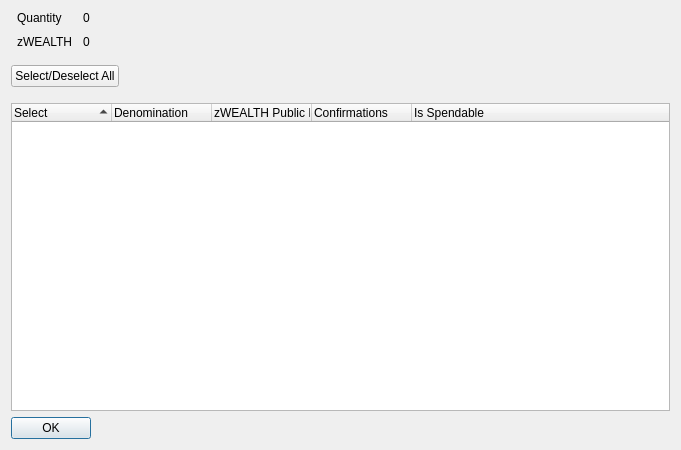
<?xml version="1.0" encoding="UTF-8"?>
<ui version="4.0">
 <class>ZAEXControlDialog</class>
 <widget class="QDialog" name="ZAEXControlDialog">
  <property name="geometry">
   <rect>
    <x>0</x>
    <y>0</y>
    <width>681</width>
    <height>450</height>
   </rect>
  </property>
  <property name="minimumSize">
   <size>
    <width>681</width>
    <height>450</height>
   </size>
  </property>
  <property name="windowTitle">
   <string>Select zWEALTH to Spend</string>
  </property>
  <layout class="QVBoxLayout" name="verticalLayout" stretch="0,0,0,0">
   <item>
    <layout class="QHBoxLayout" name="horizontalLayout" stretch="0,0">
     <property name="spacing">
      <number>-1</number>
     </property>
     <property name="bottomMargin">
      <number>10</number>
     </property>
     <item>
      <layout class="QFormLayout" name="formLayout">
       <property name="horizontalSpacing">
        <number>10</number>
       </property>
       <property name="verticalSpacing">
        <number>10</number>
       </property>
       <property name="leftMargin">
        <number>6</number>
       </property>
       <property name="rightMargin">
        <number>6</number>
       </property>
       <item row="0" column="0">
        <widget class="QLabel" name="labelQuantity">
         <property name="text">
          <string>Quantity</string>
         </property>
        </widget>
       </item>
       <item row="0" column="1">
        <widget class="QLabel" name="labelQuantity_int">
         <property name="text">
          <string>0</string>
         </property>
        </widget>
       </item>
       <item row="1" column="0">
        <widget class="QLabel" name="labelZAEX">
         <property name="text">
          <string>zWEALTH</string>
         </property>
        </widget>
       </item>
       <item row="1" column="1">
        <widget class="QLabel" name="labelZAEX_int">
         <property name="text">
          <string>0</string>
         </property>
        </widget>
       </item>
      </layout>
     </item>
     <item>
      <spacer name="horizontalSpacer_2">
       <property name="orientation">
        <enum>Qt::Horizontal</enum>
       </property>
       <property name="sizeHint" stdset="0">
        <size>
         <width>40</width>
         <height>20</height>
        </size>
       </property>
      </spacer>
     </item>
    </layout>
   </item>
   <item>
    <layout class="QHBoxLayout" name="horizontalLayout3" stretch="0,0">
     <property name="spacing">
      <number>14</number>
     </property>
     <property name="bottomMargin">
      <number>10</number>
     </property>
     <item>
      <widget class="QPushButton" name="pushButtonAll">
       <property name="text">
        <string>Select/Deselect All</string>
       </property>
      </widget>
     </item>
     <item>
      <spacer name="horizontalSpacer">
       <property name="orientation">
        <enum>Qt::Horizontal</enum>
       </property>
       <property name="sizeHint" stdset="0">
        <size>
         <width>40</width>
         <height>20</height>
        </size>
       </property>
      </spacer>
     </item>
    </layout>
   </item>
   <item>
    <widget class="QTreeWidget" name="treeWidget">
     <property name="sizePolicy">
      <sizepolicy hsizetype="Expanding" vsizetype="Expanding">
       <horstretch>0</horstretch>
       <verstretch>0</verstretch>
      </sizepolicy>
     </property>
     <property name="minimumSize">
      <size>
       <width>0</width>
       <height>250</height>
      </size>
     </property>
     <property name="alternatingRowColors">
      <bool>true</bool>
     </property>
     <property name="sortingEnabled">
      <bool>true</bool>
     </property>
     <property name="columnCount">
      <number>5</number>
     </property>
     <attribute name="headerDefaultSectionSize">
      <number>100</number>
     </attribute>
     <column>
      <property name="text">
       <string notr="true">Select</string>
      </property>
     </column>
     <column>
      <property name="text">
       <string notr="true">Denomination</string>
      </property>
     </column>
     <column>
      <property name="text">
       <string notr="true">zWEALTH Public ID</string>
      </property>
     </column>
     <column>
      <property name="text">
       <string notr="true">Confirmations</string>
      </property>
     </column>
     <column>
      <property name="text">
       <string>Is Spendable</string>
      </property>
     </column>
    </widget>
   </item>
   <item>
    <widget class="QDialogButtonBox" name="buttonBox">
     <property name="sizePolicy">
      <sizepolicy hsizetype="Maximum" vsizetype="Fixed">
       <horstretch>0</horstretch>
       <verstretch>0</verstretch>
      </sizepolicy>
     </property>
     <property name="orientation">
      <enum>Qt::Horizontal</enum>
     </property>
     <property name="standardButtons">
      <set>QDialogButtonBox::Ok</set>
     </property>
    </widget>
   </item>
  </layout>
 </widget>
 <resources/>
 <connections>
  <connection>
   <sender>buttonBox</sender>
   <signal>accepted()</signal>
   <receiver>ZAEXControlDialog</receiver>
   <slot>accept()</slot>
   <hints>
    <hint type="sourcelabel">
     <x>248</x>
     <y>254</y>
    </hint>
    <hint type="destinationlabel">
     <x>157</x>
     <y>274</y>
    </hint>
   </hints>
  </connection>
  <connection>
   <sender>buttonBox</sender>
   <signal>rejected()</signal>
   <receiver>ZAEXControlDialog</receiver>
   <slot>reject()</slot>
   <hints>
    <hint type="sourcelabel">
     <x>316</x>
     <y>260</y>
    </hint>
    <hint type="destinationlabel">
     <x>286</x>
     <y>274</y>
    </hint>
   </hints>
  </connection>
 </connections>
</ui>
